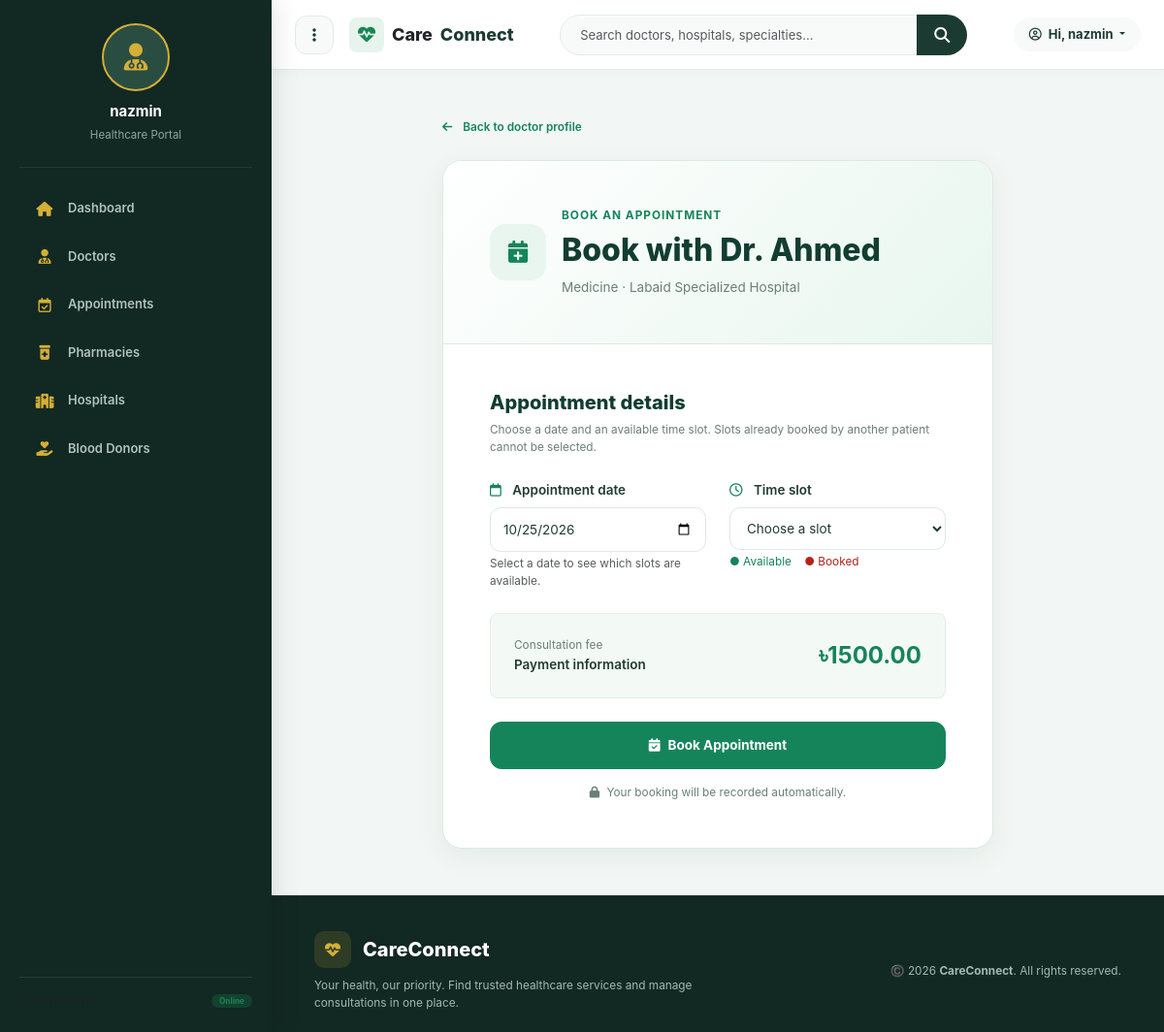
Screenshot of /appointments/book/31/ (signed in) with the database file from the repository.
### doctors/models.py (models this page shows, shortened)
class Doctor(models.Model):
    name = models.CharField(max_length=150)
    qualification = models.CharField(max_length=200)
    specialty = models.CharField(max_length=150)
    consultation_fee = models.DecimalField(
        max_digits=8,
        decimal_places=2
    )
    available_days = models.CharField(max_length=100)
    visiting_hours = models.CharField(max_length=100)
    phone = models.CharField(
        max_length=30,
        blank=True,
        null=True
    )
    hospital = models.ForeignKey(
        'hospitals.Hospital',
        on_delete=models.SET_NULL,
        null=True,
        blank=True,
        related_name='doctors'
    )
    photo = models.ImageField(
        upload_to='doctors/',
        blank=True,
        null=True
    )
    @property
    def hospital_name(self):
        if self.hospital_id and self.hospital:
            return self.hospital.name
        return "Hospital not specified"

### hospitals/models.py (models this page shows, shortened)
class Hospital(models.Model):
    name = models.CharField(max_length=200)
    address = models.CharField(max_length=300)
    location = models.CharField(max_length=150, default="Dhanmondi, Dhaka")
    image = models.ImageField(upload_to='hospitals/', blank=True, null=True)
    rating = models.DecimalField(max_digits=3, decimal_places=1, default=4.5)
    reviews_count = models.IntegerField(default=120)
    total_beds = models.IntegerField(default=300)
    total_doctors = models.IntegerField(default=24)
    distance = models.CharField(max_length=50, default="1.2 km away")
    latitude = models.FloatField(default=23.7461, null=True, blank=True)
    longitude = models.FloatField(default=90.3742, null=True, blank=True)
    helpline = models.CharField(max_length=50, default="09612-345678")
    emergency_contact = models.CharField(max_length=50, default="01713-456789")
    email = models.EmailField(default="info@labaidgroup.com")
    website = models.URLField(default="https://www.labaidgroup.com")
    description = models.TextField(blank=True)
    has_icu = models.BooleanField(default=True)
    has_ccu = models.BooleanField(default=True)
    has_nicu = models.BooleanField(default=True)
    has_emergency = models.BooleanField(default=True)
    has_ambulance = models.BooleanField(default=True)
    has_pharmacy = models.BooleanField(default=True)

### appointments/views.py (the view, shortened to what this page needs)
@login_required
def book_appointment(request, doctor_pk):
    doctor = get_object_or_404(Doctor, pk=doctor_pk)
    today = timezone.localdate()
    selected_date = today
    date_text = request.GET.get("date", "").strip()
    if selected_date < today:
        selected_date = today
    booked_slots = set(
        Appointment.objects.filter(
            doctor=doctor,
            appointment_date=selected_date,
        ).exclude(
            status="Cancelled"
        ).values_list("time_slot", flat=True)
    )
    booked_slots = set(
        Appointment.objects.filter(
            doctor=doctor,
            appointment_date=selected_date,
        ).exclude(
            status="Cancelled"
        ).values_list("time_slot", flat=True)
    )
    return render(
        request,
        "appointments/book_appointment.html",
        {
            "doctor": doctor,
            "today": today.isoformat(),
            "selected_date": selected_date.isoformat(),
            "time_slots": TIME_SLOTS,
            "booked_slots": booked_slots,
        }
    )

### templates/appointments/book_appointment.html (shortened to what this page needs)
{% extends 'base.html' %}
{% block content %}
<div class="booking-page py-2 py-lg-4">
    <div class="row justify-content-center">
        <div class="col-lg-9 col-xl-8">
            <div class="mb-4">
                <a href="{% url 'doctor_detail' doctor.pk %}"
                   class="text-decoration-none fw-semibold small"
                   style="color:#16845b;">
                    <i class="fa-solid fa-arrow-left me-2"></i>
                    Back to doctor profile
                </a>
            </div>
            <section class="bp-card">
                <header class="p-4 p-lg-5"
                        style="background:linear-gradient(135deg,#fff,#e8f6ef);border-bottom:1px solid #dce9e2;">
                    <div class="d-flex align-items-center gap-3">
                        <span class="bp-icon">
                            <i class="fa-solid fa-calendar-plus"></i>
                        </span>
                        <div>
                            <div class="small fw-bold mb-2"
                                 style="color:#16845b;letter-spacing:1px;">
                                BOOK AN APPOINTMENT
                            </div>
                            <h2 class="bp-heading mb-2">
                                Book with {{ doctor.name }}
                            </h2>
                            <p class="bp-muted mb-0">
                                {{ doctor.specialty }} ·
                                {{ doctor.hospital_name }}
                            </p>
                        </div>
                    </div>
                </header>
                <div class="p-4 p-lg-5">
                    <div class="mb-4">
                        <h5 class="bp-heading">Appointment details</h5>
                        <p class="bp-muted small mb-0">
                            Choose a date and an available time slot.
                            Slots already booked by another patient cannot be selected.
                        </p>
                    </div>
                    <form method="post">
                        <div class="row g-4">
                            <div class="col-md-6">
                                <label for="bp-date"
                                       class="form-label fw-semibold">
                                    <i class="fa-regular fa-calendar me-2"
                                       style="color:#16845b;"></i>
                                    Appointment date
                                </label>
                                <input
                                    id="bp-date"
                                    type="date"
                                    name="appointment_date"
                                    min="{{ today }}"
                                    value="{{ selected_date }}"
                                    class="bp-input"
                                    required
                                >
                                <div class="form-text">
                                    Select a date to see which slots are available.
                                </div>
                            </div>
                            <div class="col-md-6">
                                <label for="bp-time"
                                       class="form-label fw-semibold">
                                    <i class="fa-regular fa-clock me-2"
                                       style="color:#16845b;"></i>
                                    Time slot
                                </label>
                                <select id="bp-time"
                                        name="time_slot"
                                        class="bp-input"
                                        required>
                                    <option value="">Choose a slot</option>
                                </select>
                                <div class="form-text">
                                    <span style="color:#16845b;">● Available</span>
                                    <span style="color:#b42318;">● Booked</span>
                                </div>
                            </div>
                        </div>
                        <div class="d-flex justify-content-between align-items-center gap-3 p-3 p-md-4 rounded-3 my-4"
                             style="background:#f3faf6;border:1px solid #e1efe7;">
                            <div>
                                <div class="bp-muted small">
                                    Consultation fee
                                </div>
                                <div class="fw-semibold">
                                    Payment information
                                </div>
                            </div>
                            <strong class="fs-4" style="color:#16845b;">
                                ৳{{ doctor.consultation_fee }}
                            </strong>
                        </div>
                        <button type="submit" class="bp-btn">
                            <i class="fa-solid fa-calendar-check"></i>
                            Book Appointment
                        </button>
                        <p class="bp-muted small text-center mt-3 mb-0">
                            <i class="fa-solid fa-lock me-1"></i>
                            Your booking will be recorded automatically.
                        </p>
                    </form>
                </div>
            </section>
        </div>
    </div>
</div>
{% endblock %}

### templates/base.html (shortened to what this page needs)
{% load static %}
<!DOCTYPE html>
<html lang="en">
<head>
    <link href="https://cdn.jsdelivr.net/npm/bootstrap@5.3.3/dist/css/bootstrap.min.css" rel="stylesheet">
    <link rel="stylesheet" href="https://cdnjs.cloudflare.com/ajax/libs/font-awesome/6.5.2/css/all.min.css">
</head>
<body>
<div class="dashboard-wrapper">
    <aside class="dashboard-sidebar" id="dashboardSidebar">
        <div>
            <div class="sidebar-profile">
                <div class="sidebar-avatar">
                    <i class="fa-solid fa-user-doctor"></i>
                </div>
                <h6 class="fw-bold mb-1 text-white" style="font-size: 15px;">
                    {% if user.is_authenticated %}{{ user.username }}{% else %}CareConnect{% endif %}
                </h6>
                <span class="text-muted" style="font-size: 11.5px; color: #8fa69e !important;">
                    {% if user.is_authenticated %}Healthcare Portal{% else %}Welcome Guest{% endif %}
                </span>
            </div>
            <ul class="sidebar-nav">
                <li class="nav-item">
                    <a class="nav-link {% if request.resolver_match.url_name == 'home' %}active{% endif %}"
                       href="{% url 'home' %}">
                        <i class="fa-solid fa-house"></i> Dashboard
                    </a>
                </li>
                <li class="nav-item">
                    <a class="nav-link {% if request.resolver_match.url_name == 'doctor_list' %}active{% endif %}"
                       href="{% url 'doctor_list' %}">
                        <i class="fa-solid fa-user-doctor"></i> Doctors
                    </a>
                </li>
                <li class="nav-item">
                    <a class="nav-link {% if request.resolver_match.url_name == 'my_appointments' %}active{% endif %}"
                       href="{% url 'my_appointments' %}">
                        <i class="fa-regular fa-calendar-check"></i> Appointments
                    </a>
                </li>
                <li class="nav-item">
                    <a class="nav-link {% if request.resolver_match.url_name == 'pharmacy_list' or request.resolver_match.url_name == 'pharmacy_detail' %}active{% endif %}"
                       href="{% url 'pharmacy_list' %}">
                        <i class="fa-solid fa-prescription-bottle-medical"></i> Pharmacies
                    </a>
                </li>
                <li class="nav-item">
                    <a class="nav-link {% if 'hospital' in request.resolver_match.url_name %}active{% endif %}"
                       href="{% url 'hospital_list' %}">
                        <i class="fa-solid fa-hospital"></i> Hospitals
                    </a>
                </li>
                <li class="nav-item">
                    <a class="nav-link {% if request.resolver_match.url_name == 'nearby_donors' %}active{% endif %}"
                       href="{% url 'nearby_donors' %}">
                        <i class="fa-solid fa-hand-holding-heart"></i> Blood Donors
                    </a>
                </li>
            </ul>
        </div>
        <div class="pt-3 border-top border-secondary border-opacity-25">
            <div class="d-flex align-items-center justify-content-between text-muted small" style="font-size: 11px;">
                <span>ACTIVE PORTAL</span>
                <span class="badge bg-success bg-opacity-25 text-success rounded-pill px-2">Online</span>
            </div>
        </div>
    </aside>
    <div class="dashboard-main" id="dashboardMain">
        <header class="dashboard-header">
            <div class="d-flex align-items-center gap-3">
                <button class="toggle-sidebar-btn" id="sidebarToggleBtn" title="Toggle Navigation Menu">
                    <i class="fa-solid fa-ellipsis-vertical"></i>
                </button>
                <a class="navbar-brand fw-extrabold d-flex align-items-center gap-2 m-0 text-dark"
                   href="{% if user.is_authenticated %}{% url 'home' %}{% else %}{% url 'login' %}{% endif %}" style="font-size: 18px; font-weight: 800;">
                    <span class="p-2 rounded-3 bg-success bg-opacity-10 text-success d-flex align-items-center justify-content-center" style="width: 36px; height: 36px;">
                        <i class="fa-solid fa-heart-pulse"></i>
                    </span>
                    Care<span style="color: var(--cc-primary)">Connect</span>
                </a>
            </div>
            {% if user.is_authenticated %}
            <div class="cc-search-wrapper d-none d-md-block">
                <form action="{% url 'doctor_list' %}" method="get" class="input-group cc-search" id="searchForm">
                    <input class="form-control"
                           id="searchInput"
                           name="q"
                           value="{{ request.GET.q|default:'' }}"
                           placeholder="Search doctors, hospitals, specialties..."
                           autocomplete="off">
                    <button class="btn" type="submit">
                        <i class="fa-solid fa-magnifying-glass"></i>
                    </button>
                </form>
            </div>
            <div class="d-flex align-items-center gap-2">
                <div class="dropdown">
                    <button class="cc-user dropdown-toggle border-0" data-bs-toggle="dropdown" type="button">
                        <i class="fa-regular fa-circle-user me-1" style="color:var(--cc-primary)"></i>
                        Hi, {{ user.username }}
                    </button>
                </div>
            </div>
            {% else %}
            <div class="d-flex gap-2">
                <a class="btn btn-outline-cc btn-sm px-3" href="{% url 'login' %}">Log in</a>
                <a class="btn btn-cc btn-sm px-3" href="{% url 'signup' %}">Sign up</a>
            </div>
            {% endif %}
        </header>
        <main class="cc-page">
            {% block content %}{% endblock %}
        </main>
        <footer class="cc-footer">
            <div class="container-fluid px-3">
                <div class="row gy-3 align-items-center justify-content-between">
                    <div class="col-md-6">
                        <div class="cc-footer-brand">
                            <span class="cc-footer-logo"><i class="fa-solid fa-heart-pulse"></i></span>
                            CareConnect
                        </div>
                        <p class="text-muted small mb-0" style="color: #a3b8b0 !important;">
                            Your health, our priority. Find trusted healthcare services and manage consultations in one place.
                        </p>
                    </div>
                    <div class="col-md-5 text-md-end">
                        <p class="text-muted small mb-0" style="color: #a3b8b0 !important;">
                            ©️ {% now "Y" %} <strong>CareConnect</strong>. All rights reserved.
                        </p>
                    </div>
                </div>
            </div>
        </footer>
    </div>
</div>
</body>
</html>

### rows the page displays
Doctor: name "Dr. Ahmed", specialty "Medicine", hospital_name "Labaid Specialized Hospital", consultation_fee "1500.00"

### other values shown
{{ user.username }} "nazmin"
